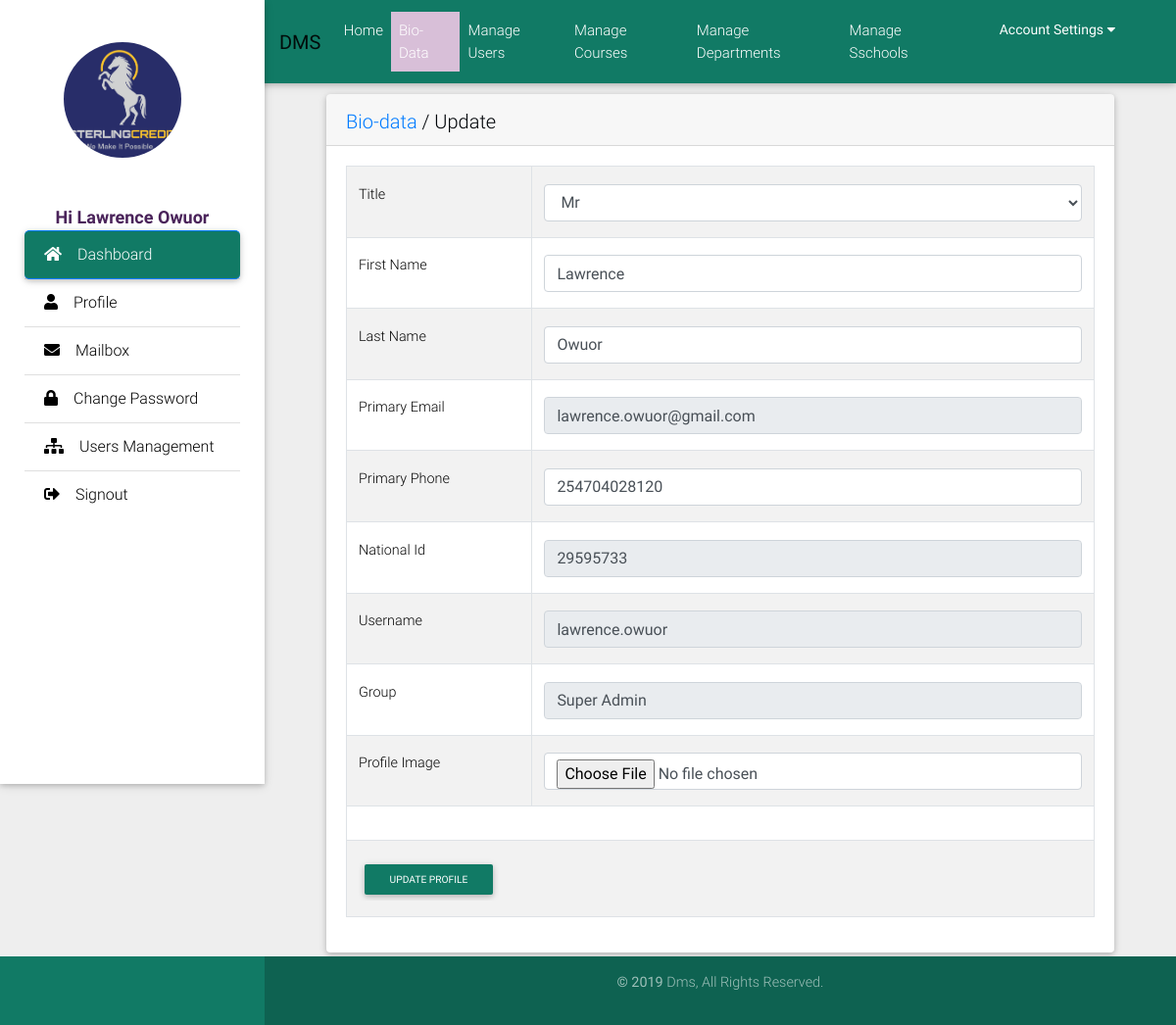
Page /update_bio.php (signed in) on the committed database.
### tables this page shows
CREATE TABLE IF NOT EXISTS `d_users_primary` (
  `uid` int(5) NOT NULL AUTO_INCREMENT,
  `title` int(2) DEFAULT NULL,
  `profile_upload` varchar(105) DEFAULT NULL,
  `first_name` varchar(50) DEFAULT NULL,
  `last_name` varchar(50) DEFAULT NULL,
  `national_id` varchar(30) DEFAULT NULL,
  `gender` int(1) DEFAULT NULL COMMENT '0-Unspecified, 1-Male, 2-Female ',
  `primary_phone` varchar(20) NOT NULL,
  `primary_email` varchar(85) NOT NULL,
  `user_name` varchar(50) NOT NULL,
  `department` int(11) DEFAULT NULL,
  `faculty` int(11) DEFAULT NULL,
  `supervisor` varchar(105) DEFAULT NULL,
  `user_group` int(2) NOT NULL,
  `pass` varchar(245) NOT NULL,
  `added_date` datetime DEFAULT CURRENT_TIMESTAMP,
  `added_by` int(10) DEFAULT NULL,
  `status` int(1) DEFAULT NULL,
  `proposal_status` int(1) NOT NULL DEFAULT '0',
  `pass_change` tinyint(1) DEFAULT '0',
  PRIMARY KEY (`uid`),
  UNIQUE KEY `primary_phone_UNIQUE` (`primary_phone`) USING BTREE,
  UNIQUE KEY `UNIQUE_username` (`user_name`) USING BTREE,
  UNIQUE KEY `UNIQUE_email` (`primary_email`) USING BTREE,
  UNIQUE KEY `UNIQUE_uid` (`uid`),
  UNIQUE KEY `UNIQUE_nationalId` (`national_id`) USING BTREE
);

CREATE TABLE IF NOT EXISTS `d_user_groups` (
  `uid` int(11) NOT NULL AUTO_INCREMENT,
  `group_name` varchar(45) NOT NULL,
  `group_status` int(1) DEFAULT '0',
  PRIMARY KEY (`uid`),
  UNIQUE KEY `UNIQUE_id` (`uid`),
  UNIQUE KEY `UNIQUE_group_name` (`group_name`)
);

### includes/func.php (called while the page is built, shortened)
<?php
$emyid = $_SESSION['dms_'];
$myid = decurl($emyid);
function profile($sid)
{
  $rid = decurl($sid);
  $d = fetchonerow('d_users_primary', "uid='$rid'");
  $fname = $d['first_name'];
  $lname = $d['last_name'];
  return $fname . ' ' . $lname;
}
function usergroup($sid)
{
  $rid = decurl($sid);
  $d = fetchonerow('d_users_primary', "uid='$rid'");
  $u_group = $d['user_group'];
  return $u_group;
}
function usergroup_name($sid)
{
  $rid = usergroup($sid);
  $d = fetchonerow('d_user_groups', "uid='$rid'");
  $u_group_name = $d['group_name'];
  return $u_group_name;
}
function fetchrow($table, $where, $name)
{
  global $con;
  $query = "SELECT $name FROM $table WHERE ($where)";
  $result = mysqli_query($con, $query);
  $row = mysqli_fetch_array($result);
  $attrequired = $row[$name];
  return $attrequired;
}
function fetchonerow($table, $where, $fds = '*')
{
  global $con;
  $query = "SELECT $fds FROM $table WHERE ($where)";
  $result = mysqli_query($con, $query);
  $roww = mysqli_fetch_array($result);
  return $roww;
}
function decurl($id)
{
  $originalId = $id / 1321;
  return $originalId;
}
function fetchtable($table, $category, $orderby, $dir, $limit, $fds = '*')
{
  global $con;
  $query = "SELECT $fds FROM " . $table . " WHERE " . $category . " ORDER BY " . $orderby . ' ' . $dir . " LIMIT " . $limit;
  $result = mysqli_query($con, $query);
  return $result;
}

### update_bio.php (the view, shortened to what this page needs)
<?php
include_once 'session.php';
?>
<!DOCTYPE html>
<html>
<head>
</head>
<body class="grey lighten-3">
  <?php
  include_once 'header.php';
  include_once 'includes/conn.inc';
  include_once 'includes/func.php';
  ?>
  <main class="pt-5 mx-lg-5">
    <div class="container-fluid mt-5">
      <div class="row wow">
        <div class="col-md-12 mb-4">
          <div class="card">
            <div class="card-header">
              <h5 class="mb-2 mb-sm-0 pt-1">
                <a href="#" target="_blank">Bio-data</a>
                <span>/</span>
                <span>Update</span>
              </h5>
            </div>
            <div class="card-body">
              <?php
              $sid = $myid;
              $sd = fetchonerow('d_users_primary', "uid='$sid'");
              $first_name = $sd['first_name'];
              $last_name = $sd['last_name'];
              $primary_email = $sd['primary_email'];
              $primary_phone = $sd['primary_phone'];
              $national_id = $sd['national_id'];
              $user_name = $sd['user_name'];
              $user_group = $sd['user_group'];
              $group_name = fetchrow('d_user_groups', "uid='$user_group'", "group_name");
              $title = $sd['title'];
              ?>
              <form role="form" method="POST" enctype="multipart/form-data" id="bioForm">
                <table class="table table-bordered table-striped">
                  <tr>
                    <td>Title</td>
                    <td>
                      <select class="form-control" name="title" <?php echo $disabled; ?> required>
                        <?php
                        $tl = fetchtable('d_title', "status=1", "name", "asc", "100");
                        while ($t = mysqli_fetch_array($tl)) {
                          $uid = $t['uid'];
                          $name = $t['name'];
                          if ($uid == $title) {
                            $tselected = 'SELECTED';
                          } else {
                            $tselected = '';
                          }
                          echo "<option $tselected value=\"$uid\">$name</option>";
                        }
                        ?>
                      </select>
                    </td>
                  </tr>
                  <tr>
                    <td>First Name</td>
                    <td>
                      <input type="text" class="form-control" value="<?php echo $first_name; ?>" name="first_name" required />
                    </td>
                  </tr>
                  <tr>
                    <td>Last Name</td>
                    <td>
                      <input type="text" class="form-control" value="<?php echo $last_name; ?>" name="last_name" required />
                    </td>
                  </tr>
                  <tr>
                    <td>Primary Email</td>
                    <td>
                      <input type="text" disabled class="form-control" value="<?php echo $primary_email; ?>" />
                    </td>
                  </tr>
                  <tr>
                    <td>Primary Phone</td>
                    <td>
                      <input type="text" name="phone_no" class="form-control" value="<?php echo $primary_phone; ?>" required />
                    </td>
                  </tr>
                  <tr>
                    <td>National Id</td>
                    <td>
                      <input type="text" disabled class="form-control" value="<?php echo $national_id; ?>" />
                    </td>
                  </tr>
                  <tr>
                    <td>Username</td>
                    <td>
                      <input type="text" disabled class="form-control" value="<?php echo $user_name; ?>" />
                    </td>
                  </tr>
                  <tr>
                    <td>Group</td>
                    <td>
                      <input type="text" disabled class="form-control" value="<?php echo $group_name; ?>" />
                    </td>
                  </tr>
                  <tr>
                    <td>Profile Image</td>
                    <td>
                      <input type="file" name="profile_" class="form-control" id="profile_">
                    </td>
                  </tr>
                  <tr>
                    <td colspan="2" class="statusMsg">
                    </td>
                  </tr>
                  <tr>
                    <td colspan="2">
                      <input type="submit" name="submit" class="btn btn-sm btn-dms submitBtn" value="Update Profile" />
                    </td>
                  </tr>
                </table>
              </form>
            </div>
          </div>
        </div>
      </div>
    </div>
  </main>
  <?php include_once 'footer.php'; ?>
</body>
</html>

### header.php (shortened to what this page needs)
<?php
require_once 'includes/conn.inc';
require_once 'includes/func.php';
$ugroup = usergroup($_SESSION['dms_']);
$user = profile($_SESSION['dms_']);
$groupName = usergroup_name($_SESSION['dms_']);
?>
<link rel="stylesheet" href="https://use.fontawesome.com/releases/v5.8.2/css/all.css">
<link rel="stylesheet" href="plugins/bootstrap-wysihtml5/bootstrap3-wysihtml5.min.css">
<link href="css/bootstrap.min.css" rel="stylesheet">
<link href="css/mdb.min.css" rel="stylesheet">
<link href="css/style.min.css" rel="stylesheet">
<link href="css/layout.css" rel="stylesheet">
<body class="grey lighten-3">
  <header>
    <nav class="navbar fixed-top navbar-expand-lg navbar-light bg-dms scrolling-navbar text-white">
      <div class="container-fluid">
        <a class="navbar-brand waves-effect" href="index">
          <strong>DMS</strong>
        </a>
        <div class="collapse navbar-collapse" id="navbarSupportedContent">
          <ul class="navbar-nav mr-auto" style="font-weight:300">
            <?php
            $protocol = ((!empty($_SERVER['HTTPS']) && $_SERVER['HTTPS'] != 'off') || $_SERVER['SERVER_PORT'] == 443) ? "https://" : "http://";
            $url = $protocol . $_SERVER['HTTP_HOST'] . $_SERVER['REQUEST_URI'];
            $p = explode('/', $url);
            $page = end($p);
            if (strpos($page, 'index') !== false) {
              $home_current = 'active';
            } elseif (strpos($page, 'register') !== false) {
              $home_reg = 'active';
            } elseif (strpos($page, 'proposals') !== false) {
              $home_pro = 'active';
            } elseif (strpos($page, 'defense') !== false) {
              $home_def = 'active';
            } elseif (strpos($page, 'supervisors') !== false) {
              $home_sup = 'active';
            } elseif (strpos($page, 'global_academia') !== false) {
              $home_gac = 'active';
            } elseif (strpos($page, 'home') !== false) {
              $home_hom = 'active';
            } elseif (strpos($page, 'update_bio') !== false) {
              $home_bio = 'active';
            } elseif (strpos($page, 'assigned_students') !== false) {
              $home_asgn = 'active';
            } elseif (strpos($page, 'supervisors') !== false) {
              $home_sup = 'active';
            } elseif (strpos($page, 'global_academia') !== false) {
              $home_gac = 'active';
            } elseif (strpos($page, 'home') !== false) {
              $home_hom = 'active';
            } elseif (strpos($page, 'dormant_students') !== false) {
              $home_ds = 'active';
            } elseif (strpos($page, 'settings') !== false) {
              $home_users = 'active';
            } elseif (strpos($page, 'profile') !== false) {
              $home_profile = 'active';
            } elseif (strpos($page, 'mail_box') !== false) {
              $home_mail = 'active';
            } elseif (strpos($page, 'change_pass') !== false) {
              $home_pass = 'active';
            } elseif (strpos($page, 'courses') !== false) {
              $home_course = 'active';
            } elseif (strpos($page, 'departments') !== false) {
              $home_dept = 'active';
            } elseif (strpos($page, 'faculties') !== false) {
              $home_sch = 'active';
            } elseif (strpos($page, 'department_students') !== false) {
              $home_dp = 'active';
            } elseif (strpos($page, 'department_pendingDefenses') !== false) {
              $home_pd = 'active';
            } elseif (strpos($page, 'department_supervisors') !== false) {
              $home_p = 'active';
            } elseif (strpos($page, 'department_scheduledDefenses') !== false) {
              $home_dpsd = 'active';
            } elseif (strpos($page, 'department_courses') !== false) {
              $home_deptc = 'active';
            } else { }
            if ($ugroup == 2) {
              ?>
              <li class="nav-item <?php echo $home_current; ?>">
                <a class="nav-link waves-effect" href="index">Home</a>
              </li>
              <li class="nav-item <?php echo $home_bio; ?>">
                <a class="nav-link waves-effect" href="update_bio">Bio-Data</a>
              </li>
              <li class="nav-item <?php echo $home_reg; ?>">
                <a class="nav-link waves-effect" href="register">Course-Registration</a>
              </li>
              <?php
                $registrationOk = checkrowexists('d_users_courses', "user='$myid' AND status='1'");
                if ($registrationOk == 1) {
                  ?>
                <li class="nav-item <?php echo $home_pro; ?>">
                  <a class="nav-link waves-effect" href="proposals">Proposals</a>
                </li>
              <?php
                }
                $proposalOk = checkrowexists('d_proposals', "user='$myid' AND status='2'");
                if ($proposalOk == 1) {
                  ?>
                <li class="nav-item <?php echo $home_def; ?>">
                  <a class="nav-link waves-effect" href="defense">Defense</a>
                </li>
              <?php
                }
                ?>
              <li class="nav-item <?php echo $home_sup; ?>">
                <a class="nav-link waves-effect" href="supervisors">Supervisors</a>
              </li>
              <li class="nav-item <?php echo $home_gac; ?>">
                <a class="nav-link waves-effect" href="global_academia">Global Academia</a>
              </li>
            <?php
            } elseif ($ugroup == 1) {
              ?>
              <li class="nav-item <?php echo $home_current; ?>">
                <a class="nav-link waves-effect" href="index">Home</a>
              </li>
              <li class="nav-item <?php echo $home_bio; ?>">
                <a class="nav-link waves-effect" href="update_bio">Bio-Data</a>
              </li>
              <li class="nav-item <?php echo $home_users; ?>">
                <a class="nav-link waves-effect" href="settings">Manage Users</a>
              </li>
              <li class="nav-item <?php echo $home_course; ?>">
                <a class="nav-link waves-effect" href="details?courses">Manage Courses</a>
              </li>
              <li class="nav-item <?php echo $home_dept; ?>">
                <a class="nav-link waves-effect" href="details?departments">Manage Departments</a>
              </li>
              <li class="nav-item <?php echo $home_sch; ?>">
                <a class="nav-link waves-effect" href="details?faculties">Manage Sschools</a>
              </li>
            <?php
            }
            ?>
            <li class="dropdown nav-item">
              <button class="dropbtn nav-link">Account Settings
                <i class="fa fa-caret-down"></i>
              </button>
            </li>
          </ul>
        </div>
      </div>
    </nav>
    <div class="sidebar-fixed position-fixed  bg-white">
      <a class="logo-wrapper waves-effect">
        <?php
        $passport = fetchrow('d_users_primary', "uid='$myid'", "profile_upload");
        if ($passport == null) {
          $passport_image = "img/avatar5.png";
        } else {
          $passport_image = "faces/$passport";
        }
        echo '<img src="' . $passport_image . '" class="user_image" title="' . $groupName . '"/>';
        ?>
      </a>
      <span>
        <center style="color:#4a235a ;font-weight:bold;font-size:18px"><?php echo 'Hi ' . $user; ?></center>
      </span>
      <div class="list-group list-group-flush">
        <a href="index" class="list-group-item active waves-effect" style="background-color: rgb( 17, 122, 101);color: #ffff">
          <i class="fas fa-home mr-3"></i>Dashboard
        </a>
        <a href="profile" class="list-group-item  waves-effect <?php echo $home_profile; ?>" style="color:black;">
          <i class="fas fa-user mr-3"></i>Profile</a>
        <a href="mail_box" class="list-group-item waves-effect <?php echo $home_mail; ?>" style="color:black;">
          <i class="fas fa-envelope mr-3"></i>Mailbox</a>
        <a href="change_pass" class="list-group-item waves-effect <?php echo $home_pass; ?>" style="color:black;">
          <i class="fas fa-lock mr-3"></i>Change Password</a>
        <?php
        if ($ugroup == 1) {
          ?>
          <a href="settings" class="list-group-item waves-effect <?php echo $home_users; ?>" style="color:black;">
            <i class="fas fa-sitemap mr-3"></i>Users Management</a>
        <?php
        }
        ?>
        <a href="login?logout" class="list-group-item waves-effect" style="color:black;">
          <i class="fas fa-sign-out-alt mr-3"></i>Signout</a>
      </div>
    </div>
  </header>

### rows in the picture
d_users_primary: profile_upload (picture), user "Lawrence Owuor", first_name "Lawrence", last_name "Owuor", primary_email "lawrence.owuor@gmail.com", phone_no "254704028120", national "29595733", user_name "lawrence.owuor", user_group.group_name "Super Admin"

### other values in the picture
form field title "Mr"
